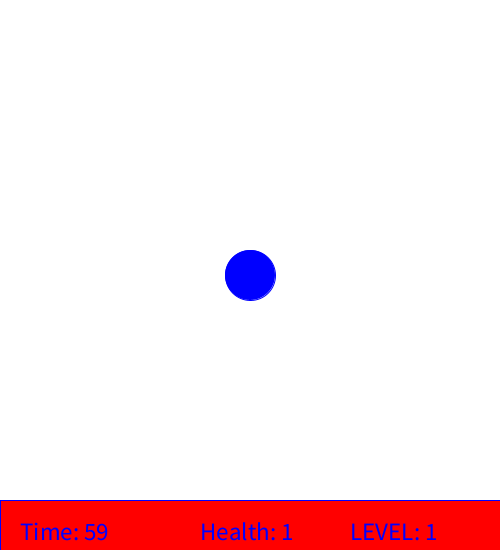
Frame 1 (no input)
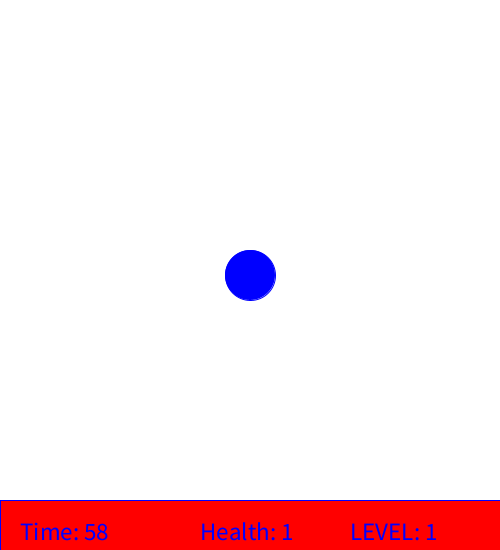
Frame 60 (the mouse pressed at the canvas centre just before this capture)
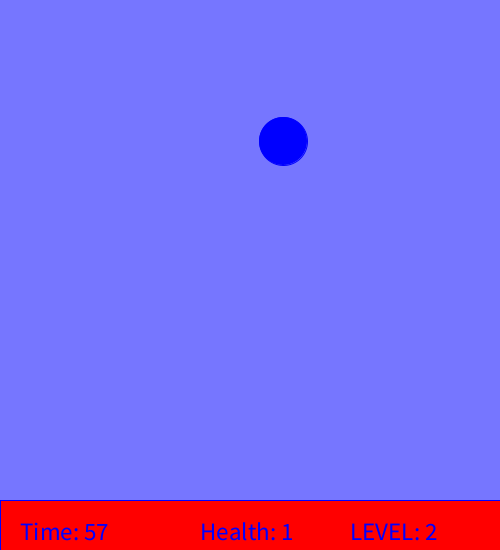
Frame 120 (the mouse held since frame 60 and released just before this capture)

The Processing sketch that drew these frames (run headless with seeded random() and noise(); from frame 60 on, the mouse is pressed at the canvas centre):

// Processing sketch: Bazinga
// ── Bazinga.pde
void setup() {

  size(500, 550);
  daireX = width / 2;
  daireY = height / 2;
  fill(0, 0, 255);
  stroke(0, 0, 255);
  cursor(CROSS);
  smooth();
}


int daireX = 0;
int daireY = 0;
int cap = 50;
int kirmizi = 255;
int yesil = 255;
int mavi = 255;
int can = 1;
int level = 1;
int t =20;
int p =20;
float zaman =60;


void draw() {
  background(kirmizi, yesil, mavi);
  if (can > 0 && level<20) {
    zaman=zaman-1.0/frameRate;
  }
  if (zaman<0) {
    can=0;
  }
  if (can > 0) {
    if (level >= 20) {
      cursor(CROSS);
      text("Helal be!", width/2-45, height/2-100);
      rect(40, 300, 150, 150);
      rect(310, 300, 150, 150);
      fill(0, 255, 0);
      textSize (32);
      text("TEKRAR", 55, 375);
      fill(255, 0, 0);
      textSize (20);
      text("SGL CNM YA ;(", 320, 373);
    } else if (level >= 10) {
      ellipse(daireX, daireY, cap, cap);
      noCursor();
      line(mouseX, 0, mouseX, t);
      line(0, mouseY, p, mouseY);
    } else {
      ellipse(daireX, daireY, cap, cap);
    }
  } else {
    cursor(CROSS);
    fill(0, 0, 255);
    text("Learn How To Play!", width/2-80, height/2-100);
    textSize(60);
    text(level, width/2-30, height/2);
    rect(40, 300, 150, 150);
    rect(310, 300, 150, 150);
    fill(0, 255, 0);
    textSize (32);
    text("Again?", 55, 375);
    fill(255, 0, 0);
    textSize (20);
    text("No Thanks ;(", 320, 373);
  }
  kirmizi = kirmizi + 2;
  yesil = yesil + 2;
  mavi = mavi + 2;
  fill(255, 0, 0);
  rect(0, height-50, width, 50);
  fill(0, 0, 255);
  textSize(25);
  text("Time: " + (int)zaman, 20, height-10);
  text("Health: " + can, 200, height-10);
  text("LEVEL: " + level, 350, height-10);
}


void mousePressed() {
  if (can > 0 && level < 20) {
    if (dist(daireX, daireY, mouseX, mouseY) < cap/2) {
      daireX = int(random(cap/2, width- 50 - cap/2));
      daireY = int(random(cap/2, height- 50 - cap/2));
      cap = cap - 2;
      kirmizi = 0;
      yesil = 0;
      level = level + 1;
      t = t - 1 ;
      p = p - 1 ;
    } else {
      yesil = 0;
      mavi = 0;
      can = can - 1;
    }
  } else if (can <= 0 || level >=20 ) {
    if (mouseX > 40 && mouseX < 190 && mouseY > 300 && mouseY < 450) {
      can=1;
      level = 1;
      zaman = 60;
      cap   = 50;
      t     = 20; 
      p     = 20;
    }
    if (mouseX > 310 && mouseX < 460 && mouseY > 300 && mouseY < 450) {
      exit();
    }
  }
}
